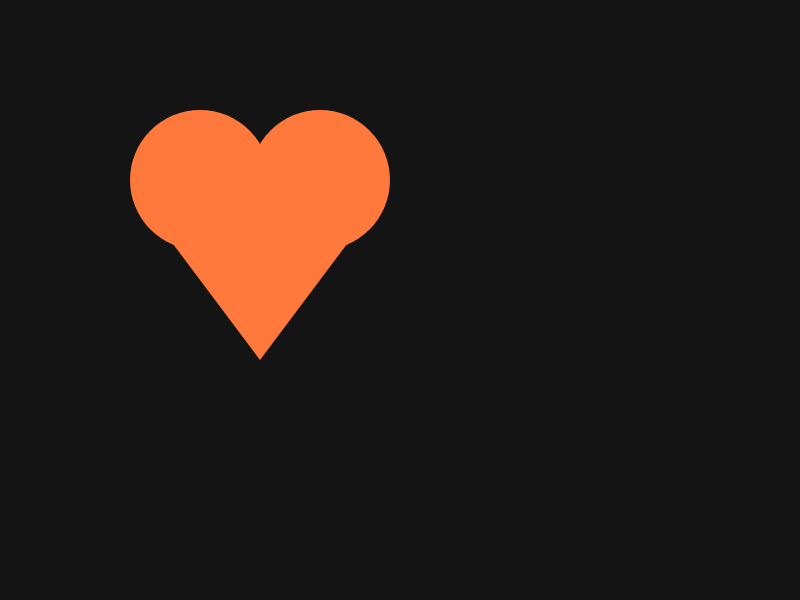
Frame 1 (no input)
Frame 60 (no input): identical to frame 1, image omitted
Frame 120 (the mouse pressed at the canvas centre since frame 60): identical to frame 1, image omitted

The p5.js sketch that drew this single still picture (run headless with seeded random() and noise() and a simulated clock; from frame 60 on, the mouse is pressed at the canvas centre):

// p5.js sketch
// ── sketch.js
console.log("I believe I can do this!");

function setup() {
  createCanvas(800, 600);
}

function draw() {
  background(20);

  // Heart color
  fill(255, 120, 60);
  noStroke();

  // Top of the heart
  circle(200, 180, 140);
  circle(320, 180, 140);

  // Bottom / point of the heart
  triangle(
    140, 200,  // left
    380, 200,  // right
    260, 360   // bottom point
  );
}
